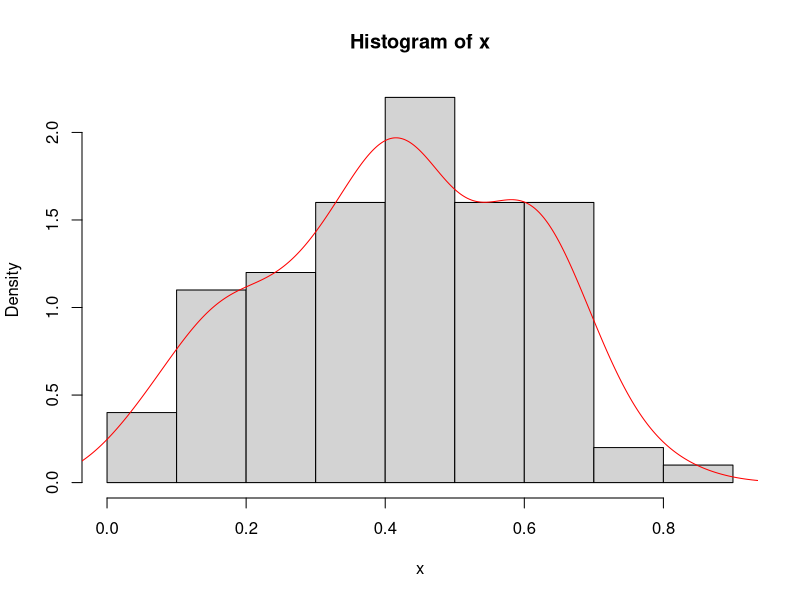
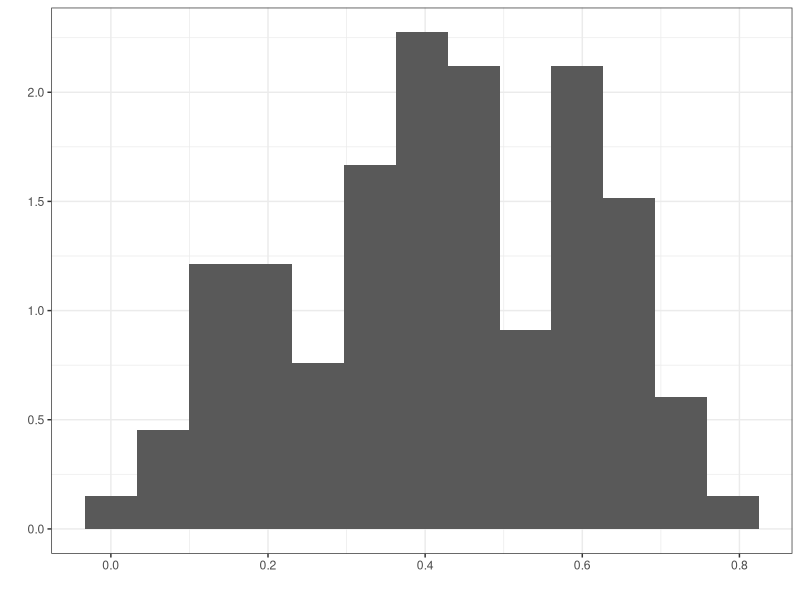
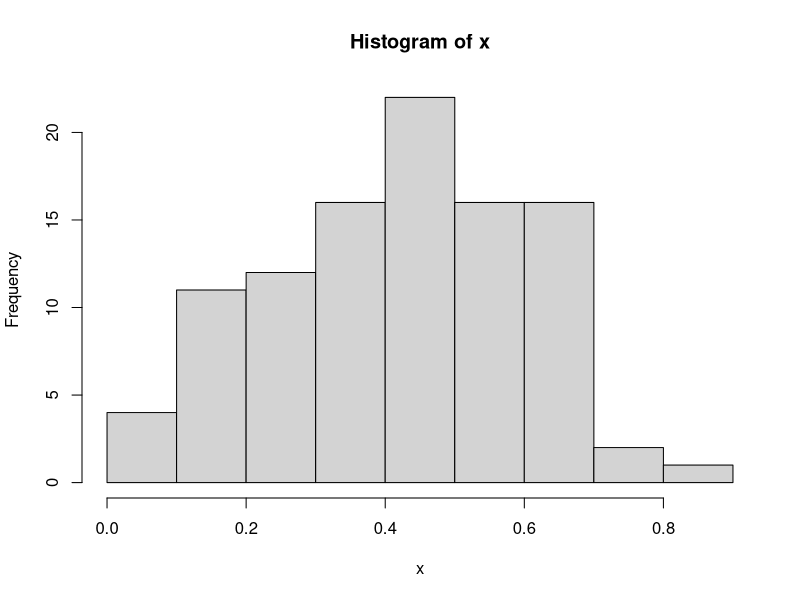
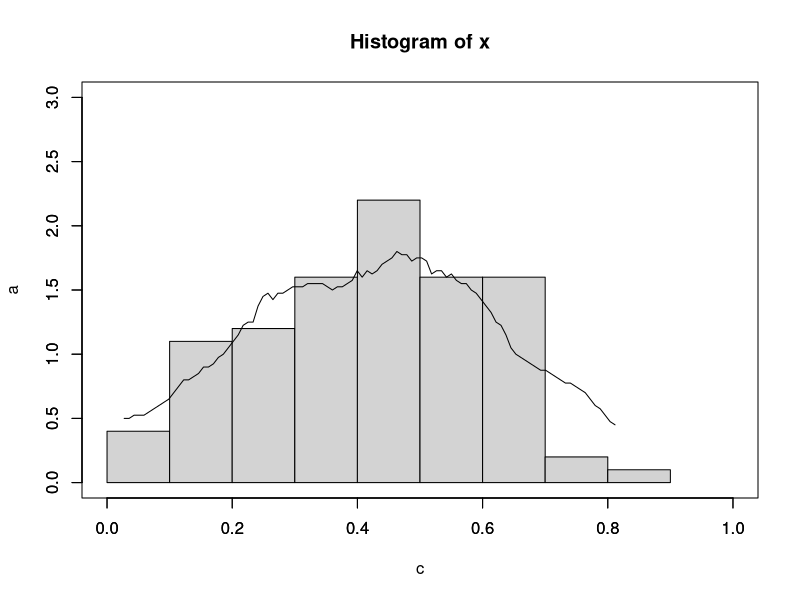
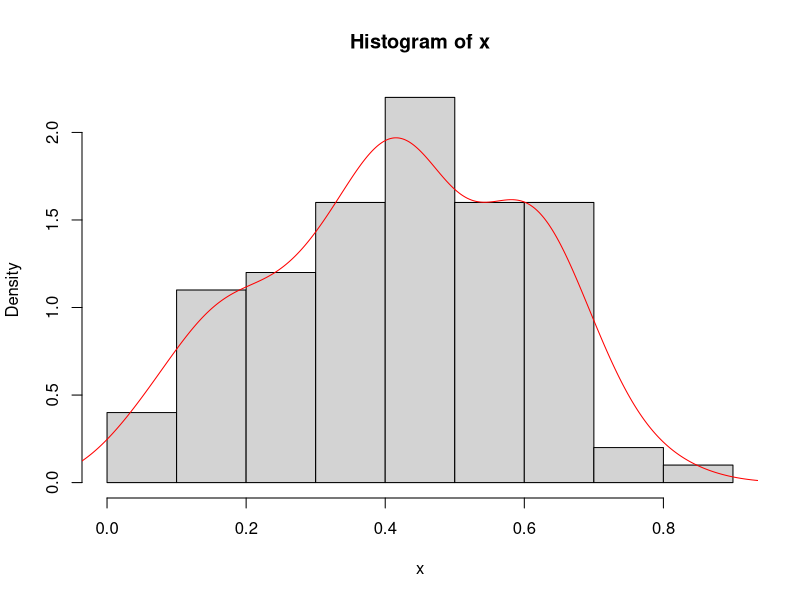
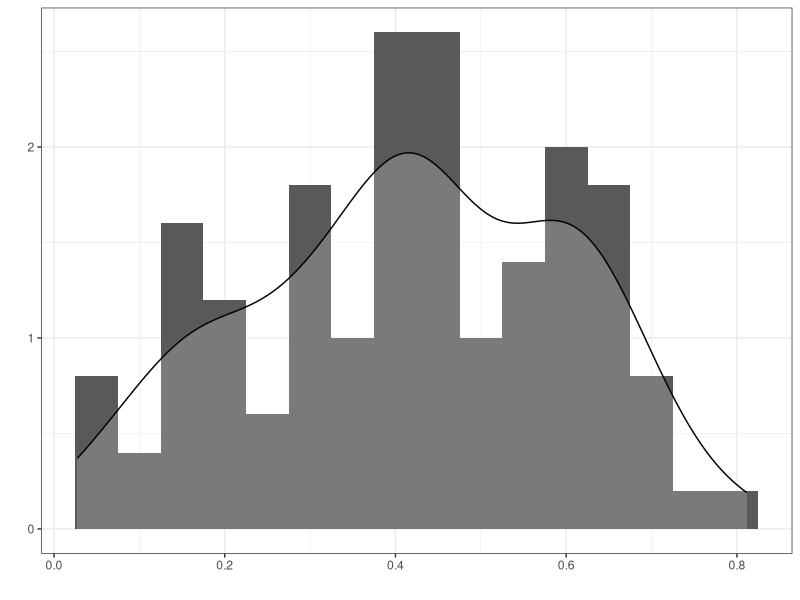

Write the R code that produced these figures, in order.
library(ggplot2)
library(dplyr)
set.seed(106354012)

x <- rbeta(100, shape1 = 2, shape2 = 3, ncp = 0)


# Histogram density -------------------------------------------------------
# 決定每個組寬，越小越好，但這跟樣本數有關，如何決定最佳組寬
hist(x,freq=FALSE)
lines(density(x), col="red")
H <- x %>% as.data.frame()
ggplot(H, aes(x=H$.)) +
  geom_histogram(aes(y = ..density..), binwidth=density(H$.)$bw) +
  theme_bw() +
  xlab('') +
  ylab('')

# The Naïve Density Estimator ---------------------------------------------
# moving-window histogram.

NDE <- function(data,X,h=0.01){
  f <- sum(data < (X+h) & data > (X-h))/(2*100*h)
  return(f)
}
hist(x)
c <- seq(min(x),max(x),(max(x)-min(x))/99)

a <- NULL
for (i in 1:length(c)) {
  a <- c(a,NDE(x,c[i],h=0.2))}
a
hist(x,breaks = 8,freq = F,ylim = c(0,3), xlim = c(0,1), xlab = NULL, ylab = NULL)
par(new = T)
plot(c,a,type = "l", ylim = c(0,3), xlim = c(0,1))

s <- sort(a)
sum((s-sort(x))^2)



# Kernel density ----------------------------------------------------------
hist(x,freq=FALSE)
lines(density(x), col="red")
H <- x %>% as.data.frame()
k <- density(x,bw = 0.05,kernel = "gaussian") # 設定組寬為1, kernel = Gauss

addmse = function(data,x){
  ys <- density(data,bw = x,n = 80)
  mse <- sum((sort(ys$y)-sort(data))^2)
  return(mse)
}

ggplot(H, aes(x=H$.)) +
  geom_histogram(aes(y = ..density..), binwidth=k$bw) +
  geom_density(fill="white", alpha = 0.2) +
  theme_bw() +
  xlab('') +
  ylab('')

# Spline ------------------------------------------------------------------

addmse = function(data,x){
  ys <- density(data,bw = x,n = 80)
  mse <- sum((sort(ys$y)-sort(data))^2)
  return(mse)}

ys <- smooth.spline(x,df = 20)

